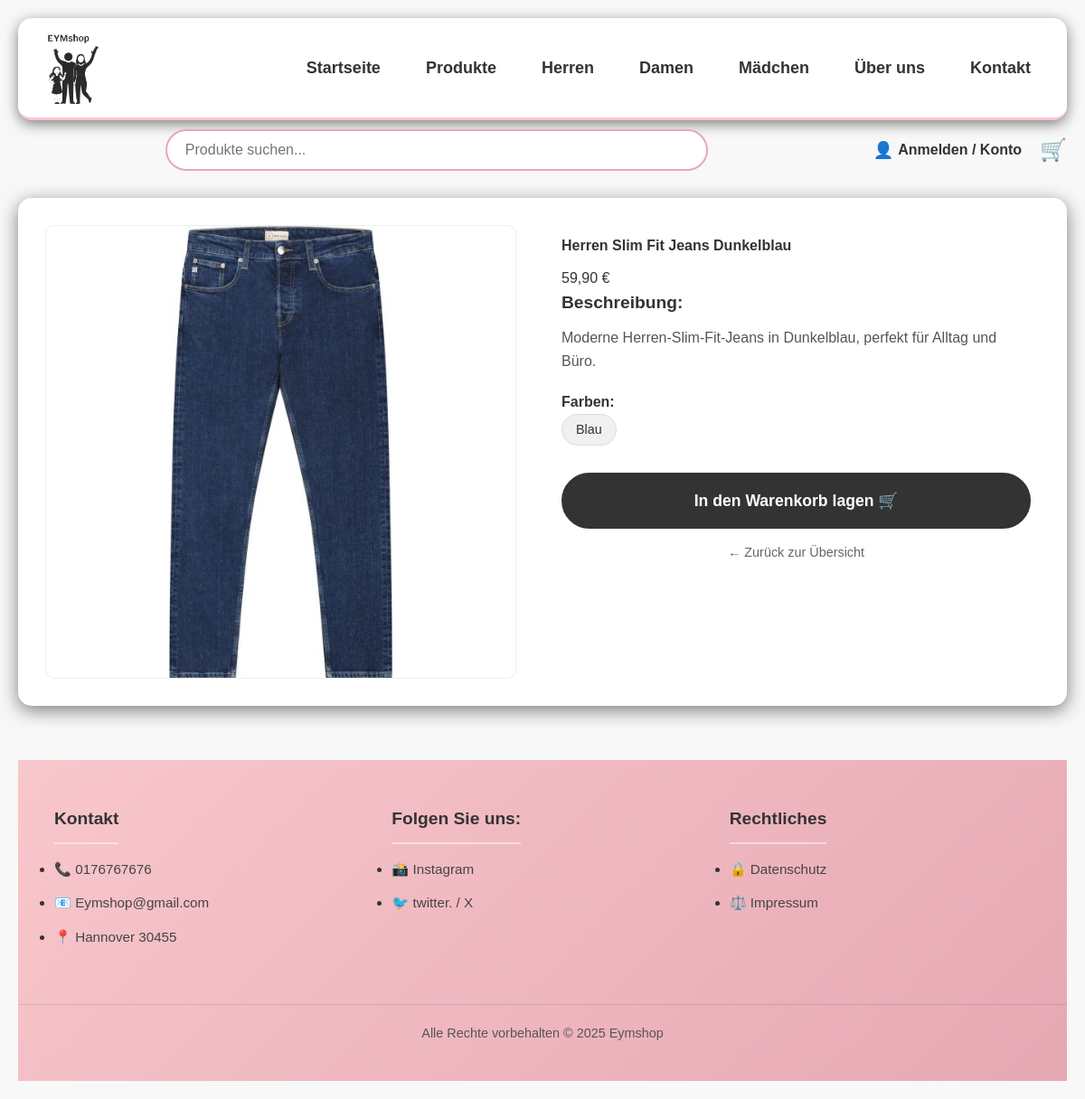
Screenshot of /produktdetails.php?id=1 with the database file from the repository.
### tables this page shows
CREATE TABLE `produkte` (
  `produkt_id` int NOT NULL,
  `kategorie_id` int NOT NULL,
  `produktname` varchar(150) NOT NULL,
  `markenname` varchar(100) DEFAULT NULL,
  `kurzbeschreibung` varchar(255) DEFAULT NULL,
  `produktbeschreibung` text,
  `preis` decimal(10,2) NOT NULL,
  `hauptbild` varchar(255) DEFAULT NULL
);

CREATE TABLE `farben` (
  `farb_id` int NOT NULL,
  `farbe` varchar(50) NOT NULL,
  `farbcode` varchar(10) DEFAULT NULL
);

### includes/functions.php (called while the page is built, shortened)
<?php
function getProductById(mysqli $conn, int $id) {
    $stmt = $conn->prepare("
        SELECT *
        FROM produkte
        WHERE produkt_id = ?
    ");
    $stmt->bind_param("i", $id);
    $stmt->execute();
    return $stmt->get_result()->fetch_assoc();
}
function getColorsByProduct(mysqli $conn, int $product_id) {
    $stmt = $conn->prepare("
        SELECT farben.farb_id, farben.farbe, farben.farbcode
        FROM lagerbestand
        JOIN farben ON lagerbestand.farb_id = farben.farb_id
        WHERE lagerbestand.produkt_id = ?
        GROUP BY farben.farb_id
    ");
    $stmt->bind_param("i", $product_id);
    $stmt->execute();
    return $stmt->get_result();
}

### public/produktdetails.php (the view, shortened to what this page needs)
<?php
require_once '../includes/db.php';
require_once '../includes/functions.php';
$produkt_id = intval($_GET['id']);
$produkt = getProductById($conn, $produkt_id);
?>
<html lang="de">
<head>
    <link rel="stylesheet" href="../assets/css/styles.css">
    <link rel="stylesheet" href="../assets/css/produktdetails.css">
</head>
<body>
<div class="container">
    <?php require_once '../includes/header.php'; ?>
    <div class="detail-wrapper">
        <div class="detail-image-container">
            <img class="detail-img"
                src="../<?php echo htmlspecialchars($produkt['hauptbild']); ?>"
                alt="<?php echo htmlspecialchars($produkt['produktname']); ?>">
        </div>
        <div class="detail-info-container">
            <h1 class="detail-title"><?php echo htmlspecialchars($produkt['produktname']); ?></h1>
            <p><?php echo number_format($produkt['preis'], 2, ',', '.') ?> €</p>
            <div class="detail-description">
                <h3>Beschreibung:</h3>
                <p><?php echo nl2br(htmlspecialchars($produkt['produktbeschreibung'])); ?></p>
            </div>
            <div class="detail-option">
                <h4>Farben:</h4>
                <ul class="color-list">
                <?php
                if (function_exists('getColorsByProduct')) {
                    $farben = getColorsByProduct($conn, $produkt_id);
                while ($f = $farben->fetch_assoc()):
                ?>
                <li class="color-bagde">
                    <?php echo htmlspecialchars($f['farbe']); ?></li>
                <?php endwhile;
                }
                ?>
                </ul>
            </div>
            <div class="detail-actions">
                <a href="warenkorb.php?add=<?php echo $produkt_id; ?>" class="btn btn-large"> In den Warenkorb lagen 🛒
                </a>
                <a href="produkte.php" class="back-link">← Zurück zur Übersicht</a>
            </div>
        </div>
    </div>
    <?php require_once '../includes/footer.php'; ?>
</div>
</body>
</html>

### assets/css/styles.css (style rules this page uses)
* { margin: 0; padding: 0; box-sizing: border-box; }
body { font-family: 'Arial', sans-serif; background-color: #f8f8f8; color: #333; line-height: 1.6; }
.container { max-width: 1400px; margin: 0 auto; padding: 20px; }
.btn { display: inline-block; padding: 10px 20px; background-color: #e6a8b3; color: #fff; border: 2px solid #333; border-radius: 25px; text-decoration: none; font-weight: bold; font-size: 14px; cursor: pointer; transition: background-color 0.3s ease; margin-top: 10px; }

### assets/css/produktdetails.css (style rules this page uses)
.detail-wrapper { display: flex; flex-wrap: wrap; gap: 40px; margin-top: 30px; margin-top: 20px; margin-bottom: 50px; background: #fff; padding: 30px; border-radius: 15px; box-shadow: 0 5px 20px rgba(0, 0, 0, 0.5); }
.detail-image-container { flex: 1; min-width: 300px; display: flex; justify-content: center; align-items: center; background-color: #fff; border-radius: 10px; overflow: hidden; border: 1px solid #eee; }
.detail-img { max-width: 100%; height: auto; max-height: 500px; object-fit: contain; }
.detail-info-container { flex: 1; min-width: 300px; padding: 10px; }
.detail-title { font-size: 1rem; color: #333; margin-bottom: 10px; }
.detail-description h3 { font-size: 1.2rem; margin-bottom: 10px; }
.detail-description p { color: #555; line-height: 1.6; margin-bottom: 20px; }
.color-list { list-style: none; padding: 0; display: flex; gap: 10px; margin-bottom: 30px; }
.color-bagde { background-color: #f0f0f0; padding: 5px 15px; border-radius: 20px; font-size: 0.9rem; border: 1px solid #ddd; }
.btn-large { padding: 15px 30px; font-size: 1.1rem; width: 100%; display: block; text-align: center; margin-bottom: 15px; background-color: #333; color: #fff; text-decoration: none; border-radius: 50px; transition: all 0.3s ease; }
.back-link { display: block; text-align: center; color: #666; text-decoration: none; font-size: 0.9rem; }

### rows the page displays
produkte: hauptbild (picture), produktname "Herren Slim Fit Jeans Dunkelblau", preis "59,90", produktbeschreibung "Moderne Herren-Slim-Fit-Jeans in Dunkelblau, perfekt für Alltag und Büro."
farben: farbe "Blau"
